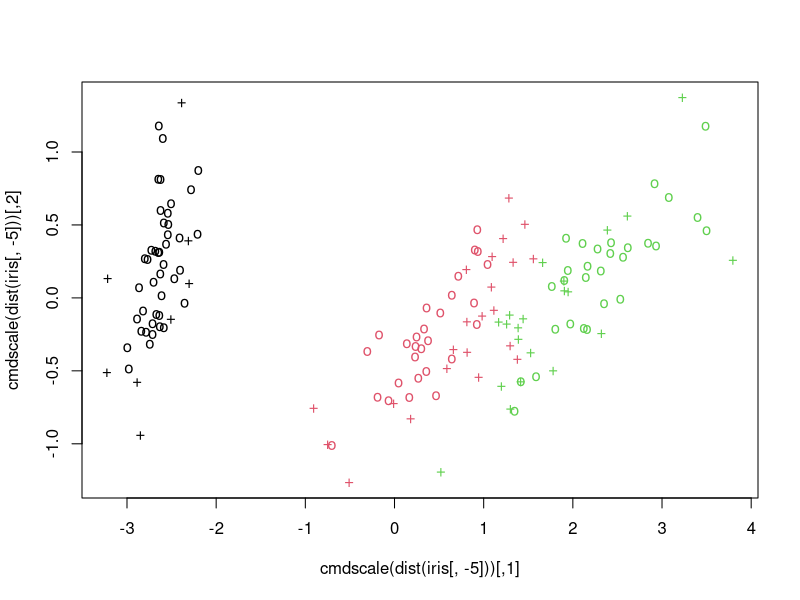
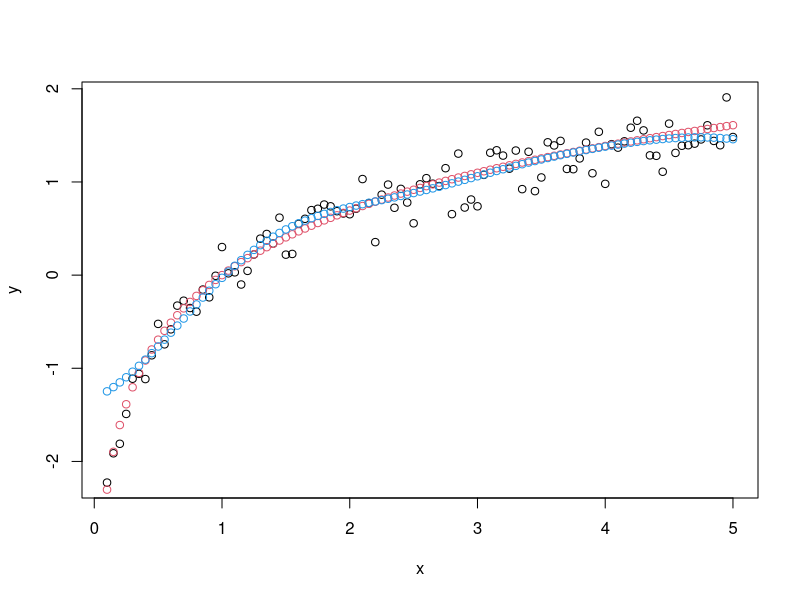
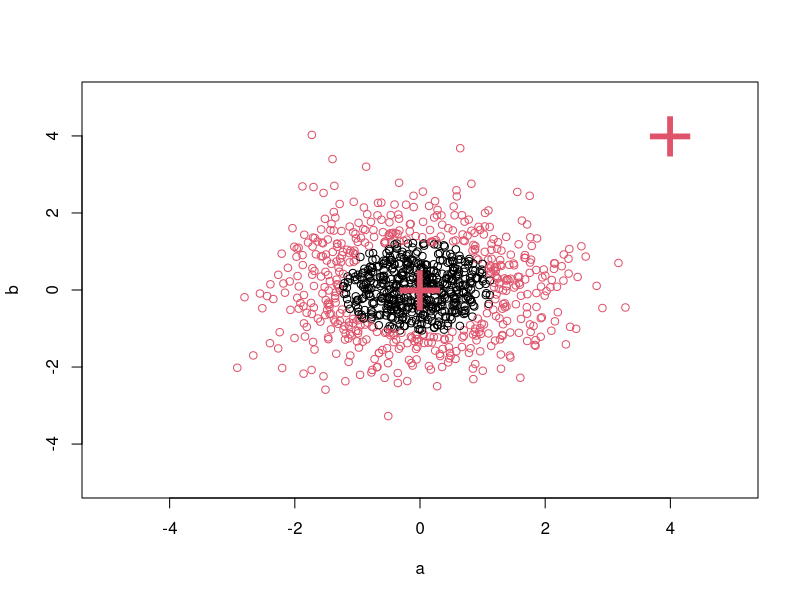

Write the R code that produced these figures, in order.
data(iris)
attach(iris)
library(e1071)
model <- svm(Species ~ ., data = iris)

x <- subset(iris, select = -Species)
y <- Species
model <- svm(x, y) 
print(model)
summary(model)

pred <- predict(model, x)

pred <- fitted(model)

table(pred, y)

pred <- predict(model, x, decision.values = TRUE)
attr(pred, "decision.values")[1:4,]

plot(cmdscale(dist(iris[,-5])),
     col = as.integer(iris[,5]),
     pch = c("o","+")[1:150 %in% model$index + 1])

x <- seq(0.1, 5, by = 0.05)
y <- log(x) + rnorm(x, sd = 0.2)

m   <- svm(x, y)
new <- predict(m, x)

plot(x, y)
points(x, log(x), col = 2)
points(x, new, col = 4)


X <- data.frame(a = rnorm(1000), b = rnorm(1000))
attach(X)

m <- svm(X, gamma = 0.1)
m <- svm(~., data = X, gamma = 0.1)
m <- svm(~ a + b, gamma = 0.1)

newdata <- data.frame(a = c(0, 4), b = c(0, 4))
predict (m, newdata)

plot(X, col = 1:1000 %in% m$index + 1, xlim = c(-5,5), ylim=c(-5,5))
points(newdata, pch = "+", col = 2, cex = 5)

i2 <- iris
levels(i2$Species)[3] <- "versicolor"
summary(i2$Species)
wts <- 100 / table(i2$Species)
wts
m <- svm(Species ~ ., data = i2, class.weights = wts)